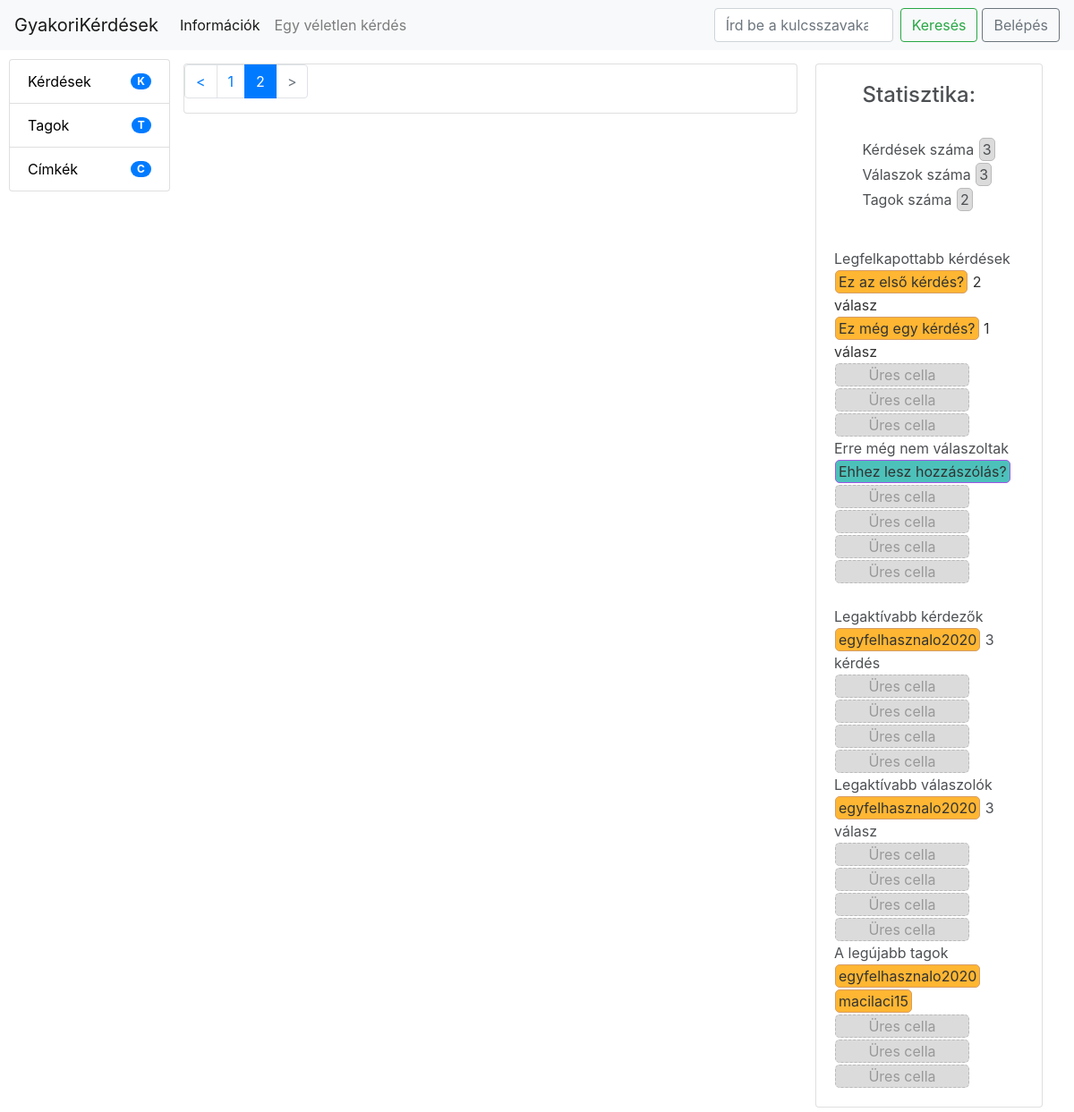
The app's page /?size=10&page=2 with its own data.
### tables this page shows
CREATE TABLE `kerdesek` (
  `id` int(11) NOT NULL,
  `kerdesrov` varchar(150) DEFAULT NULL,
  `akerdes` varchar(2000) DEFAULT NULL,
  `datum` datetime DEFAULT NULL
);

CREATE TABLE `felhasznalok` (
  `id` int(11) NOT NULL,
  `felhasznalonev` varchar(50) DEFAULT NULL,
  `email` varchar(100) DEFAULT NULL,
  `jelszo` varchar(250) DEFAULT NULL,
  `regdatum` datetime DEFAULT NULL
);

### index.php (called while the page is built, shortened)
<?php
    require_once "iranyito/funkciok.php";
    require_once "oldalak/gyujto.php";

### iranyito/funkciok.php (called while the page is built, shortened)
<?php
function getConnection(){
    global $config;
    $connection = mysqli_connect($config['db_host'], $config['db_user'], $config['db_pass'], $config['db_name']);
    mysqli_set_charset($connection,"utf8");
    return $connection;
}
function VeletlenSzam(){
    $veletlenSorSzam = array_rand(KerdesAdat("",""), 1);
    $veletlenSzam = KerdesAdat("","")[$veletlenSorSzam]["id"];
    return $veletlenSzam;
}
function KerdesValasz($mit, $mi){
    $connection = getConnection();
    if($mit == "kerdes")
    $query = "SELECT * FROM kerdes_valasz WHERE kerdes_id = ?";
       if ($statment = mysqli_prepare($connection, $query)) {
            if($mit != "" && $mi != "")mysqli_stmt_bind_param($statment, "i", $mi);
            mysqli_stmt_execute($statment);
           $result = mysqli_stmt_get_result($statment);
           return mysqli_fetch_all($result, MYSQLI_ASSOC);
       } else {
           logMessage("ERROR", 'Query error: ' . mysqli_error($connection));
           errorPage();
       }
}
function FelhasznaloAdat($mit, $mi){
    $connection = getConnection();
    if($mit == "")
    $query = "SELECT * FROM felhasznalok";
       if ($statment = mysqli_prepare($connection, $query)) {
            mysqli_stmt_execute($statment);
           $result = mysqli_stmt_get_result($statment);
           return mysqli_fetch_all($result, MYSQLI_ASSOC);
       } else {
           logMessage("ERROR", 'Query error: ' . mysqli_error($connection));
           errorPage();
       }
}
function KerdesAdat($mit, $mi){
    $connection = getConnection();
    if($mit == "")
    $query = "SELECT * FROM kerdesek";
       if ($statment = mysqli_prepare($connection, $query)) {
            mysqli_stmt_execute($statment);
           $result = mysqli_stmt_get_result($statment);
           return mysqli_fetch_all($result, MYSQLI_ASSOC);
       } else {
           logMessage("ERROR", 'Query error: ' . mysqli_error($connection));
           errorPage();
       }
}
function ValaszAdat($mit, $mi){
    $connection = getConnection();
    if($mit == "")
    $query = "SELECT * FROM valaszok";
           if ($statment = mysqli_prepare($connection, $query)) {
                mysqli_stmt_execute($statment);
               $result = mysqli_stmt_get_result($statment);
               return mysqli_fetch_all($result, MYSQLI_ASSOC);
           } else {
               logMessage("ERROR", 'Query error: ' . mysqli_error($connection));
               errorPage();
           }
}
function FelhKerdSzam(){
    $connection = getConnection();
    $query = "SELECT count(fk.felh_id) as szam, f.felhasznalonev as felh FROM felhasznalok f
              INNER JOIN felhasznalo_kerdes fk ON f.id = fk.felh_id
              GROUP BY fk.felh_id LIMIT 5";
    if ($statment = mysqli_prepare($connection, $query)) {
         mysqli_stmt_execute($statment);
        $result = mysqli_stmt_get_result($statment);
        return mysqli_fetch_all($result, MYSQLI_ASSOC);
    } else {
        logMessage("ERROR", 'Query error: ' . mysqli_error($connection));
        errorPage();
    }
}
function FelhValSzam(){
    $connection = getConnection();
    $query = "SELECT count(fv.felh_id) as szam, f.felhasznalonev as felh FROM felhasznalok f
              INNER JOIN felhasznalo_valasz fv ON f.id = fv.felh_id
              GROUP BY fv.felh_id LIMIT 5";
    if ($statment = mysqli_prepare($connection, $query)) {
         mysqli_stmt_execute($statment);
        $result = mysqli_stmt_get_result($statment);
        return mysqli_fetch_all($result, MYSQLI_ASSOC);
    } else {
        logMessage("ERROR", 'Query error: ' . mysqli_error($connection));
        errorPage();
    }
}
function KerdValSzam(){
    $connection = getConnection();
    $query = "SELECT count(kv.kerdes_id) as szam, k.kerdesrov as kerdrov, k.id as id FROM kerdesek k
              INNER JOIN kerdes_valasz kv ON k.id = kv.kerdes_id
              GROUP BY kv.kerdes_id LIMIT 5";
    if ($statment = mysqli_prepare($connection, $query)) {
         mysqli_stmt_execute($statment);
        $result = mysqli_stmt_get_result($statment);
        return mysqli_fetch_all($result, MYSQLI_ASSOC);
    } else {
        logMessage("ERROR", 'Query error: ' . mysqli_error($connection));
        errorPage();
    }
}

### oldalak/fooldal.php (the view, shortened to what this page needs)
<div class="egybe">
<div class="card">
 <?php require "lapozo.php"; ?>
</div>
</div>

### oldalak/jobbsav.php
<div id="jobbsav">
    <div class="card">
    <div class="card-body" style="margin:auto;">
   <h4>Statisztika:</h4> <br>
    Kérdések száma
    <div class="osszesitett" id="statisztikaszam"><?=count(KerdesAdat("",""))?></div> <br>
    Válaszok száma
    <div class="osszesitett" id="statisztikaszam"><?=count(ValaszAdat("",""))?></div> <br>
    Tagok száma
    <div class="osszesitett" id="statisztikaszam"><?=count(FelhasznaloAdat("",""))?></div>
</div>
<div class="card-body">
    Legfelkapottabb kérdések <br>
    <?php
    $legtobbvalaszok = KerdValSzam();
    foreach($legtobbvalaszok as $legtobbvalasz){?>
       <a href="/kerdes/<?=$legtobbvalasz["id"]?>"> <div class="osszesitett" id="felhasznalo" style="max-width:100%;"><?=$legtobbvalasz["kerdrov"]?></div> <?=$legtobbvalasz["szam"]?> válasz</a> <br>
    <?php }
        for($i=0;$i<5-count($legtobbvalaszok);$i++){
    ?>
    <a href="/info"><div class="osszesitett" id="urescella">Üres cella</div></a> <br>
        <?php } ?>
    Erre még nem válaszoltak<br>
    <?php
        $kerdesek = KerdesAdat("","");
        $max5 = 0;
        foreach($kerdesek as $kerdes):
            if(count(KerdesValasz("kerdes",$kerdes["id"]))==0 && $max5<5){?>
             <a href="/kerdes/<?=$kerdes["id"]?>"><div class="osszesitett" id="valasz" style="max-width:100%;"><?=$kerdes["kerdesrov"]?></div></a> <br>
             <?php  $max5++; } endforeach;
             for($i=0;$i<5-$max5;$i++){ ?>
                <a href="/info"><div class="osszesitett" id="urescella">Üres cella</div></a> <br>
        <?php } ?>
    <br>Legaktívabb kérdezők<br>
    <?php
    $legtobbkerdesek = FelhKerdSzam();
    foreach($legtobbkerdesek as $legtobbkerdes){?>
        <div class="osszesitett" id="felhasznalo"><a href="/profil/<?=$legtobbkerdes["felh"]?>"><?=$legtobbkerdes["felh"]?></a></div> <?=$legtobbkerdes["szam"]?> kérdés <br>
    <?php }
    for($i=0;$i<5-count($legtobbkerdesek);$i++){ ?>
    <a href="/info"><div class="osszesitett" id="urescella">Üres cella</div></a> <br>
        <?php } ?>
    Legaktívabb válaszolók<br>
    <?php
    $legtobbkerdesek = FelhValSzam();
    foreach($legtobbkerdesek as $legtobbkerdes){?>
        <div class="osszesitett" id="felhasznalo"><a href="/profil/<?=$legtobbkerdes["felh"]?>"><?=$legtobbkerdes["felh"]?></a></div> <?=$legtobbkerdes["szam"]?> válasz <br>
    <?php }
    for($i=0;$i<5-count($legtobbkerdesek);$i++){ ?>
    <a href="/info"><div class="osszesitett" id="urescella">Üres cella</div></a> <br>
        <?php } ?>
    A legújabb tagok<br>
    <?php
        $tagok = FelhasznaloAdat("","");
        $szamol = 0;
        foreach(array_reverse($tagok) as $tag){
            if($szamol<5){?>
            <div class="osszesitett" id="felhasznalo"><a href="/profil/<?=$tag["felhasznalonev"]?>"><?=$tag["felhasznalonev"]?></a></div>  <br>
            <?php $szamol++;
            }
        }
        if($szamol <5){
        for($i=0;$i<5-$szamol;$i++){?>
            <a href="/info"><div class="osszesitett" id="urescella">Üres cella</div></a> <br>
        <?php } }?>
</div>
</div>
</div>

### stilus/styles.css (style rules this page uses)
body { margin:auto; }
a,a:hover { color: black; text-decoration: none; }
.card { margin: 5px; }
.card-body { opacity: 0.8; }
.osszesitett { display:inline-block; padding:0px 3px 0px 3px; margin: 1px 1px 1px 1px; border-radius:5px; }
#felhasznalo { background-color: orange; border: 1px solid peru; }
#statisztikaszam { background-color: lightgray; border: 1px solid darkgray; }
#valasz { background-color: lightseagreen; border: 1px solid blueviolet; }
#urescella { background-color: lightgray; color: grey;border:1px solid darkgray;border-style:dashed;width:150px;text-align: center; }
@media only screen and (min-width: 600px) { .egybe { width: 100%; } }
@media only screen and (min-width: 600px) { #jobbsav { width: 100%;margin: auto; } }
@media only screen and (min-width: 768px) { #jobbsav { width: 26%;margin: 10px;display:inline-block;float:left; } }
@media only screen and (min-width: 768px) { .egybe { margin-top: 10px;width: 70%;display: inline-block;float: left; } }
@media only screen and (min-width: 992px) { #jobbsav { width: 22%;margin: 10px;display:inline-block;float:left; } }
@media only screen and (min-width: 992px) { .egybe { margin-top: 10px;width: 58%;display: inline-block;float: left; } }
@media only screen and (min-width: 1200px) { #jobbsav { width: 22%;margin: 10px;display:inline-block;float:left; } }
@media only screen and (min-width: 1200px) { .egybe { margin-top: 10px;width: 58%;display: inline-block;float: left; } }

### records on screen
kerdesek: kerdesrov "Ez az első kérdés?", szam "2"
kerdesek: kerdesrov "Ez még egy kérdés?", szam "1"
kerdesek: kerdesrov "Ehhez lesz hozzászólás?"
felhasznalok: felhasznalonev "egyfelhasznalo2020"
felhasznalok: felhasznalonev "macilaci15"

### other values on screen
$menusav[0] "Belépés"
$balsav[$i] "Kérdések K Tagok T Címkék C"
$page -1 "1"
$page "2"
count(KerdesAdat("","")) "3"
count(ValaszAdat("","")) "3"
count(FelhasznaloAdat("","")) "2"
$legtobbkerdes["felh"] "egyfelhasznalo2020"
$legtobbkerdes["szam"] "3"
